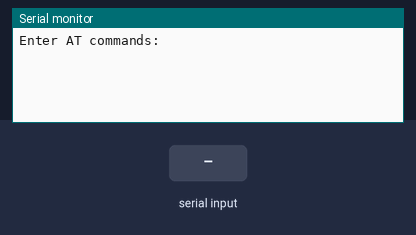
A sketch run on a simulated Arduino Uno, built with avr-gcc and run on an emulated ATmega328P. On the bench: the last lines printed to the serial monitor. The inputs (shaded band) are chosen by the test bench.

Above: at 1.2 s.
1.3 s: "1" received over Serial
At 2.5 s:
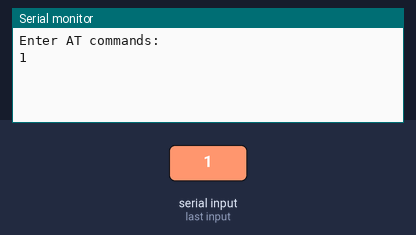
2.8 s: "0" received over the second serial link
At 3.4 s:
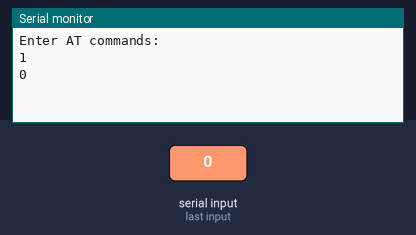
4.3 s: "2" received over Serial
At 4.8 s:
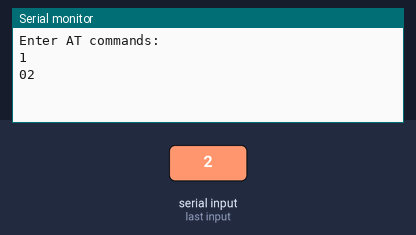

The sketch:

pfr3_com_bluetooth_AT_mode.ino
```cpp
//https://www.roboindia.com/tutorials

#include <SoftwareSerial.h>

SoftwareSerial BTSerial(10, 11); // TX | RX

void setup()
{
  Serial.begin(9600);
  Serial.println("Enter AT commands:");
  BTSerial.begin(9600);       // HC-05 default speed in AT command more

}

void loop()
{
  /*------boucle pour recuperer donnee envoiyee bluetooth dans variable-----------*/
  int i = 0;
  char someChar[32] = {0};
  // when characters arrive over the serial port...
  if (Serial.available()) {
    do {
      someChar[i++] = Serial.read();
      delay(3);
    } while (Serial.available() > 0);
    BTSerial.println(someChar);
    Serial.println(someChar);
  }
  while (BTSerial.available())
    Serial.print((char)BTSerial.read());
  }
```

Measured:
- after the input at 1.3 s, the serial monitor: prints a new line at once (image 1)
- after the input at 2.8 s, the serial monitor: prints a new line at once (image 2)
- after the input at 4.3 s, the serial monitor: prints a new line at once (image 3)
